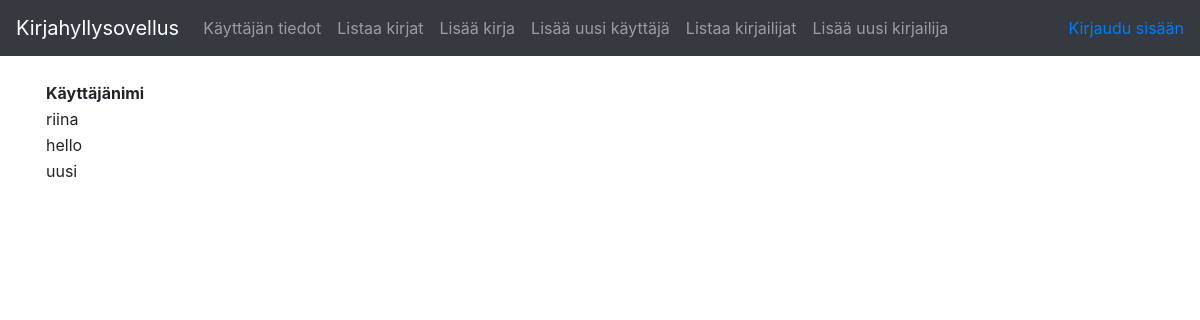
The page /auth/ on the database as committed earlier.
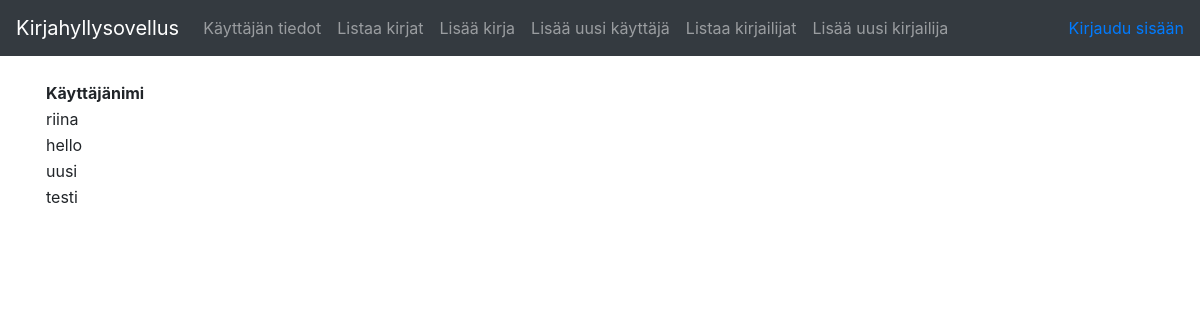
The same page on the database as committed later.
### application/auth/models.py (models this page shows, shortened)
class User(Base):
    __tablename__ = "account"
    name = db.Column(db.String(30), nullable=False)
    username = db.Column(db.String(30), nullable=False)
    password = db.Column(db.String(30), nullable=False)
    mybooks = db.relationship("Book", secondary=users_books,
        backref=db.backref('mybooks', lazy='dynamic'))

### application/auth/views.py (the view)
@app.route("/auth/", methods=["GET"])
def auth_index():
    return render_template("auth/list.html", users=User.query.all())

### application/templates/auth/list.html
{% extends "layout.html" %}
{% block body %}
  <table>
    <tr>
      <th>Käyttäjänimi</th>
    </tr>
    {% for user in users %}
    <tr>
      <td>{{ user.username }}</td>
    </tr>
    {% endfor %}
  </table>
{% endblock %}

### application/templates/layout.html (shortened to what this page needs)
<!DOCTYPE html>
<html>
  <head>
    <link rel="stylesheet" href="https://maxcdn.bootstrapcdn.com/bootstrap/4.0.0/css/bootstrap.min.css"
>
  </head>
  <body>
    <nav class="navbar navbar-expand-md navbar-dark bg-dark mb-4">
      <a class="navbar-brand" href="#">Kirjahyllysovellus</a>
      <div class="collapse navbar-collapse" id="navbarCollapse">
        <ul class="navbar-nav mr-auto">
          <li class="nav-item">
            <a class="nav-link" href="{{ url_for('auth_info', username=current_user.username) }}">Käyttäjän tiedot</a>
          </li>
          <li class="nav-item">
            <a class="nav-link" href="{{ url_for('books_index') }}">Listaa kirjat</a>
          </li>
          <li class="nav-item">
            <a class="nav-link" href="{{ url_for('books_form') }}">Lisää kirja</a>
          </li>
          <li class="nav-item">
            <a class="nav-link"  href="{{ url_for('auth_form') }}">Lisää uusi käyttäjä</a>
          </li>
          <li class="nav-item">
            <a class="nav-link"  href="{{ url_for('authors_index') }}">Listaa kirjailijat</a>
          </li>
          <li class="nav-item">
            <a class="nav-link"  href="{{ url_for('authors_form') }}">Lisää uusi kirjailija</a>
          </li>
        </ul>
        <div class="form-inline mt-2 mt-md-0">
          {% if current_user.is_authenticated %}
          <a href="{{url_for('auth_logout') }}">Kirjautuneena {{ current_user.name }} -- Kirjaudu ulos</a>
          {% else %}
          <a href="{{ url_for('auth_login') }}">Kirjaudu sisään</a>
          {% endif %}
        </div>
      </div>
    </nav>
    <main role="main" class="container">
      {% block body %}{% endblock %}
    </main>
  </body>
</html>

Rows that differ between the two databases and show on the page:
added User: username "testi"
